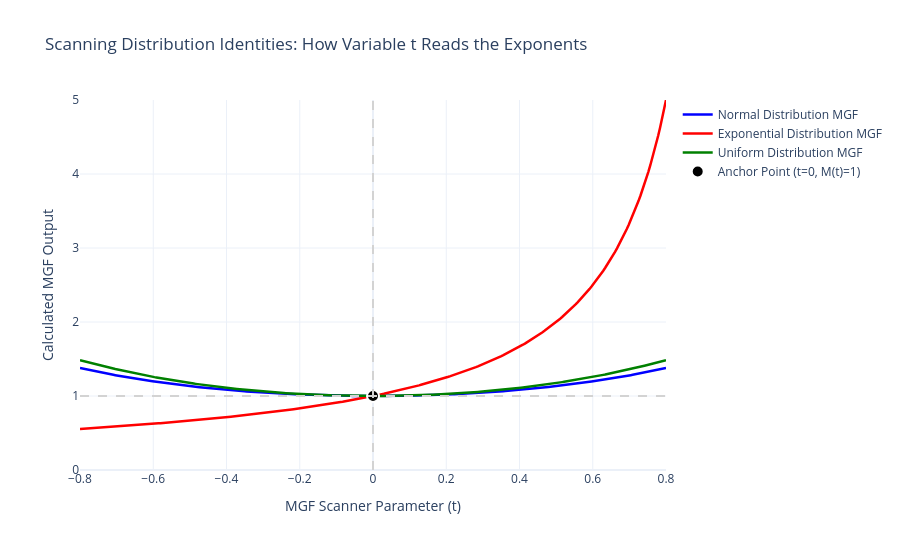

Source (notebook cell):
### Markdown cell above
## Moment Generating Functions (MGFs)

Every distribution's moments can be read off its moment generating function $M(t) = E[e^{tX}]$ — its derivatives at $t=0$ give the raw moments. Below we plot the analytical MGFs of the Normal, Exponential, and Uniform distributions across a range of $t$, all anchored at $M(0)=1$.

### Code cell
# -------------------------------------------------------------------------
# 1. GENERATE CONTINUOUS PARAMETER GRID
# -------------------------------------------------------------------------
# We scan t from -0.8 to 0.8. This safe domain captures the curvature 
# without hitting the Exponential distribution's asymptote at t = 1.
t_grid = np.linspace(-0.8, 0.8, 300)

# -------------------------------------------------------------------------
# 2. COMPUTE ANALYTICAL MGF TRAJECTORIES
# -------------------------------------------------------------------------
# Normal (mean=0, std=1) -> M(t) = exp(0.5 * t^2)
y_normal = np.exp(0.5 * t_grid**2)

# Exponential (lambda=1) -> M(t) = 1 / (1 - t)
y_exponential = 1.0 / (1.0 - t_grid)

# Uniform (low=-2, high=2) -> M(t) = [exp(2t) - exp(-2t)] / (4t)
# We handle the t=0 singularity safely with np.where
y_uniform = np.where(
    t_grid == 0, 
    1.0, 
    (np.exp(2.0 * t_grid) - np.exp(-2.0 * t_grid)) / (4.0 * t_grid)
)

# -------------------------------------------------------------------------
# 3. INTERACTIVE PLOTLY RENDERING
# -------------------------------------------------------------------------
fig = go.Figure()

# Plot Normal MGF Profile
fig.add_trace(go.Scatter(
    x=t_grid, y=y_normal,
    mode='lines', line=dict(color='blue', width=2.5),
    name='Normal Distribution MGF'
))

# Plot Exponential MGF Profile
fig.add_trace(go.Scatter(
    x=t_grid, y=y_exponential,
    mode='lines', line=dict(color='red', width=2.5),
    name='Exponential Distribution MGF'
))

# Plot Uniform MGF Profile
fig.add_trace(go.Scatter(
    x=t_grid, y=y_uniform,
    mode='lines', line=dict(color='green', width=2.5),
    name='Uniform Distribution MGF'
))

# Highlight the t=0 Anchor Point
fig.add_trace(go.Scatter(
    x=[0], y=[1],
    mode='markers',
    marker=dict(color='black', size=12, symbol='circle', line=dict(width=2, color='white')),
    name='Anchor Point (t=0, M(t)=1)'
))

# -------------------------------------------------------------------------
# 4. GLOBAL INTERFACE VISUAL DESIGN
# -------------------------------------------------------------------------
fig.update_layout(
    title='Scanning Distribution Identities: How Variable t Reads the Exponents',
    xaxis_title='MGF Scanner Parameter (t)',
    yaxis_title='Calculated MGF Output',
    yaxis=dict(range=[0, 5]),
    template='plotly_white',
    width=900,
    height=550,
    hovermode='x unified'
)

# Overlay reference lines to show how the shapes diverge right out of the gate
fig.add_hline(y=1, line_dash="dash", line_color="lightgray")
fig.add_vline(x=0, line_dash="dash", line_color="lightgray")

fig.show()

### Figure 1 — Plotly figure (JSON) as saved in the notebook; plotly's stock layout.template omitted (floating-point values rounded to 4 significant figures; data arrays with more than 128 entries replaced by an {"elided": "..."} marker saying what was removed)
{"data": [{"line": {"color": "blue", "width": 2.5}, "mode": "lines", "name": "Normal Distribution MGF", "type": "scatter", "x": {"elided": "300 float values"}, "y": {"elided": "300 float values"}}, {"line": {"color": "red", "width": 2.5}, "mode": "lines", "name": "Exponential Distribution MGF", "type": "scatter", "x": {"elided": "300 float values"}, "y": {"elided": "300 float values"}}, {"line": {"color": "green", "width": 2.5}, "mode": "lines", "name": "Uniform Distribution MGF", "type": "scatter", "x": {"elided": "300 float values"}, "y": {"elided": "300 float values"}}, {"marker": {"color": "black", "line": {"color": "white", "width": 2}, "size": 12, "symbol": "circle"}, "mode": "markers", "name": "Anchor Point (t=0, M(t)=1)", "type": "scatter", "x": [0], "y": [1]}], "layout": {"height": 550, "hovermode": "x unified", "shapes": [{"line": {"color": "lightgray", "dash": "dash"}, "type": "line", "x0": 0, "x1": 1, "xref": "x domain", "y0": 1, "y1": 1, "yref": "y"}, {"line": {"color": "lightgray", "dash": "dash"}, "type": "line", "x0": 0, "x1": 0, "xref": "x", "y0": 0, "y1": 1, "yref": "y domain"}], "title": {"text": "Scanning Distribution Identities: How Variable t Reads the Exponents"}, "width": 900, "xaxis": {"title": {"text": "MGF Scanner Parameter (t)"}}, "yaxis": {"range": [0, 5], "title": {"text": "Calculated MGF Output"}}}}
